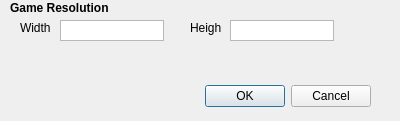
<?xml version="1.0" encoding="UTF-8"?>
<ui version="4.0">
 <class>SettingsDialog</class>
 <widget class="QDialog" name="SettingsDialog">
  <property name="geometry">
   <rect>
    <x>0</x>
    <y>0</y>
    <width>400</width>
    <height>121</height>
   </rect>
  </property>
  <property name="windowTitle">
   <string>Dialog</string>
  </property>
  <widget class="QDialogButtonBox" name="buttonBox">
   <property name="geometry">
    <rect>
     <x>30</x>
     <y>80</y>
     <width>341</width>
     <height>32</height>
    </rect>
   </property>
   <property name="orientation">
    <enum>Qt::Horizontal</enum>
   </property>
   <property name="standardButtons">
    <set>QDialogButtonBox::Cancel|QDialogButtonBox::Ok</set>
   </property>
  </widget>
  <widget class="QPlainTextEdit" name="plainTextEdit">
   <property name="geometry">
    <rect>
     <x>60</x>
     <y>20</y>
     <width>104</width>
     <height>21</height>
    </rect>
   </property>
   <property name="verticalScrollBarPolicy">
    <enum>Qt::ScrollBarAlwaysOff</enum>
   </property>
   <property name="horizontalScrollBarPolicy">
    <enum>Qt::ScrollBarAlwaysOff</enum>
   </property>
  </widget>
  <widget class="QLabel" name="label">
   <property name="geometry">
    <rect>
     <x>20</x>
     <y>20</y>
     <width>31</width>
     <height>16</height>
    </rect>
   </property>
   <property name="text">
    <string>Width</string>
   </property>
  </widget>
  <widget class="QLabel" name="label_2">
   <property name="geometry">
    <rect>
     <x>10</x>
     <y>0</y>
     <width>101</width>
     <height>16</height>
    </rect>
   </property>
   <property name="font">
    <font>
     <weight>75</weight>
     <bold>true</bold>
    </font>
   </property>
   <property name="text">
    <string>Game Resolution</string>
   </property>
  </widget>
  <widget class="QLabel" name="label_3">
   <property name="geometry">
    <rect>
     <x>190</x>
     <y>20</y>
     <width>31</width>
     <height>16</height>
    </rect>
   </property>
   <property name="text">
    <string>Height</string>
   </property>
  </widget>
  <widget class="QPlainTextEdit" name="plainTextEdit_2">
   <property name="geometry">
    <rect>
     <x>230</x>
     <y>20</y>
     <width>104</width>
     <height>21</height>
    </rect>
   </property>
   <property name="verticalScrollBarPolicy">
    <enum>Qt::ScrollBarAlwaysOff</enum>
   </property>
   <property name="horizontalScrollBarPolicy">
    <enum>Qt::ScrollBarAlwaysOff</enum>
   </property>
  </widget>
 </widget>
 <resources/>
 <connections>
  <connection>
   <sender>buttonBox</sender>
   <signal>accepted()</signal>
   <receiver>SettingsDialog</receiver>
   <slot>accept()</slot>
   <hints>
    <hint type="sourcelabel">
     <x>248</x>
     <y>254</y>
    </hint>
    <hint type="destinationlabel">
     <x>157</x>
     <y>274</y>
    </hint>
   </hints>
  </connection>
  <connection>
   <sender>buttonBox</sender>
   <signal>rejected()</signal>
   <receiver>SettingsDialog</receiver>
   <slot>reject()</slot>
   <hints>
    <hint type="sourcelabel">
     <x>316</x>
     <y>260</y>
    </hint>
    <hint type="destinationlabel">
     <x>286</x>
     <y>274</y>
    </hint>
   </hints>
  </connection>
 </connections>
</ui>
